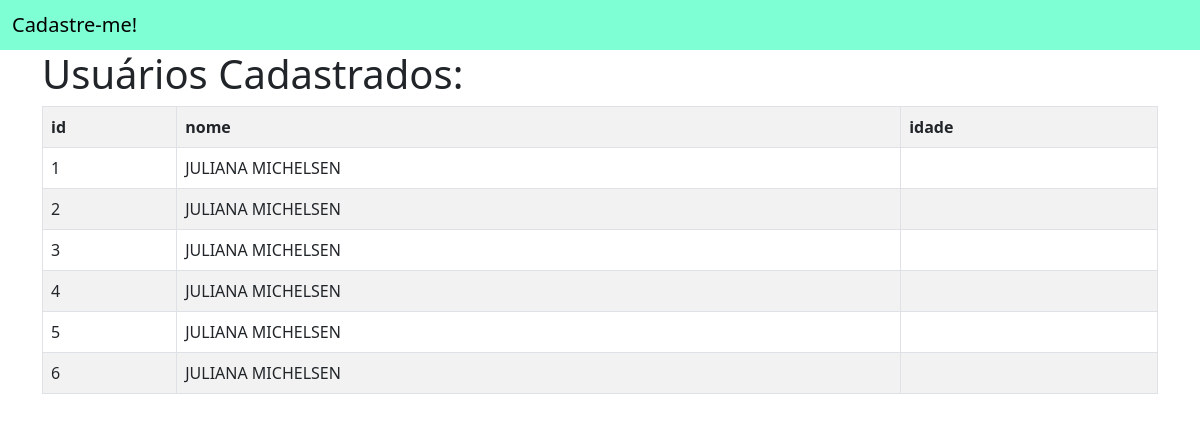
The app's page /usuarios/, older data.
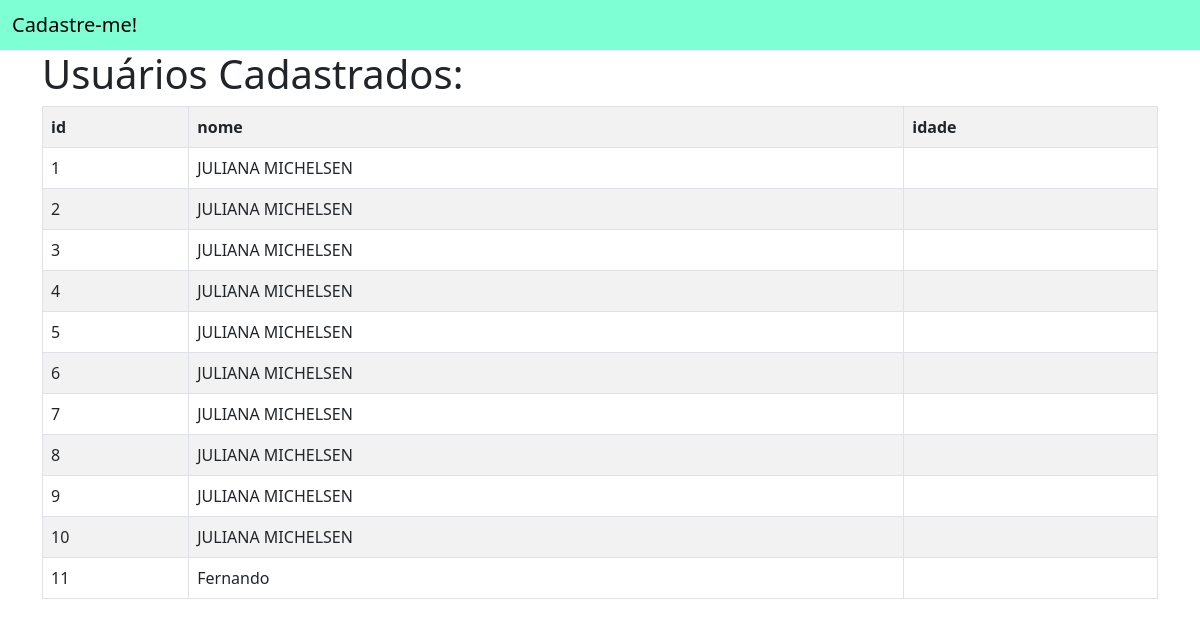
The same page, newer data.
### app_repara_cidadao/models.py (models this page shows, shortened)
class Usuario(models.Model):
    id_usuario = models.AutoField(primary_key=True)
    nome = models.CharField(max_length=255, null=False, blank= True)
    sobrenome = models.CharField(max_length=100, null=False, blank= True)
    cpf = models.CharField(max_length=14, unique=True, null=True, blank= False)
    data_nascimento = models.DateField(null=True, blank= True)
    email = models.EmailField(null=True, blank= True)
    telefone = models.CharField(max_length=15, null=True, blank= True)
    rua = models.CharField(max_length=255, null=True, blank= True)
    numero = models.CharField(max_length=10, null=True, blank= True)
    complemento = models.CharField(max_length=255, blank = True)
    bairro = models.CharField(max_length=100, blank= True)
    cidade = models.CharField(max_length=100, null=True, blank= True, default='Sorocaba')
    estado = models.CharField(max_length=100, default='São Paulo')
    cep = models.CharField(max_length=10, blank= True)
    referencia = models.CharField(max_length=255, blank = True)

### app_repara_cidadao/views.py (the view, shortened to what this page needs)
# urls.py: path('usuarios/', usuarios, name='listagem_usuarios'),
def usuarios(request):
    usuarios = {
        'usuarios': Usuario.objects.all()
    }
    return render(request, 'usuarios/usuarios.html', usuarios)

### app_repara_cidadao/templates/usuarios/usuarios.html
{% extends 'usuarios/base.html' %}
{% block conteudo %}
<div class="container">
    <h1>Usuários Cadastrados:</h1>
    <table class="table table-bordered table-striped">
        <tr>
            <th>id</th>
            <th>nome</th>
            <th>idade</th>
        </tr>
        {% for usuario in usuarios %}
        <tr>
            <td>{{usuario.id_usuario}}</td>
            <td>{{usuario.nome}}</td>
            <td>{{usuario.idade}}</td>
        </tr>
        {% endfor %}
    </table>
</div>
{% endblock %}

Row changes from the older to the newer data that the page shows:
added Usuario: id_usuario "7", nome "JULIANA MICHELSEN"
added Usuario: id_usuario "8", nome "JULIANA MICHELSEN"
added Usuario: id_usuario "9", nome "JULIANA MICHELSEN"
added Usuario: id_usuario "10", nome "JULIANA MICHELSEN"
added Usuario: id_usuario "11", nome "Fernando"
